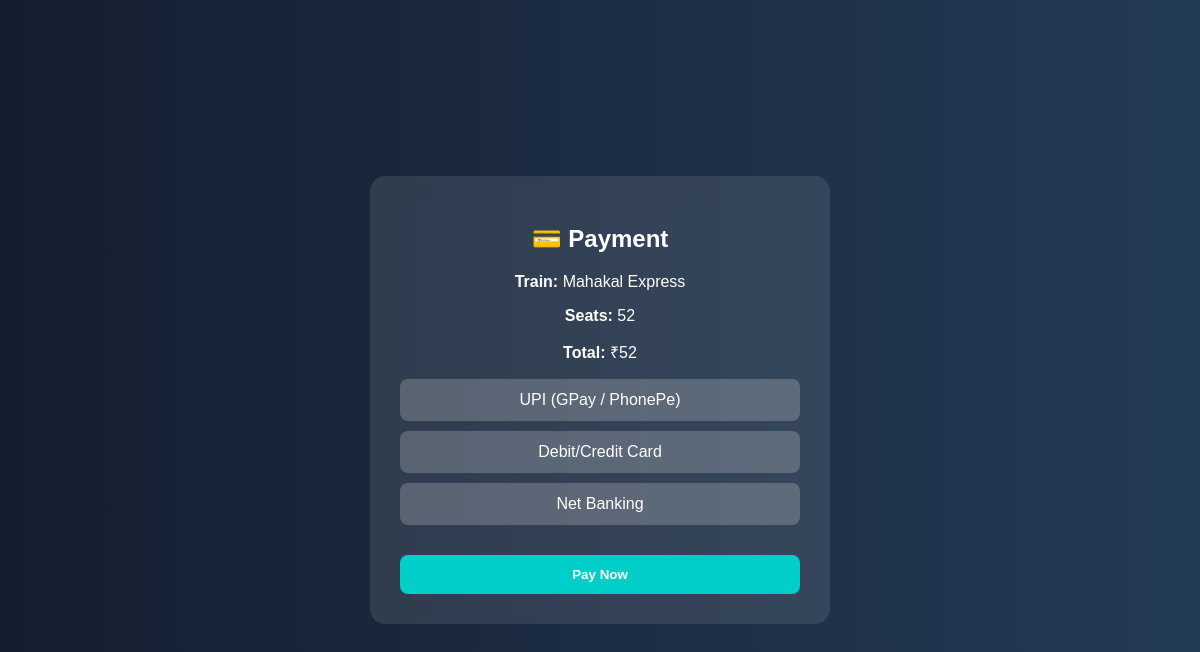
Screenshot of /payment/2/ (signed in) with the database file from the repository.
### bookings/models.py (models this page shows, shortened)
class Booking(models.Model):
    user = models.ForeignKey(User, on_delete=models.CASCADE)
    train = models.ForeignKey(Train, on_delete=models.CASCADE)
    seats_booked = models.IntegerField()
    journey_date = models.DateField()
    created_at = models.DateTimeField(auto_now_add=True)
    pnr = models.CharField(max_length=10, unique=True, blank=True)
    payment_status = models.CharField(max_length=20, default="PENDING")  # PENDING or PAID

### trains/models.py (models this page shows, shortened)
class Train(models.Model):
    name = models.CharField(max_length=100)
    number = models.CharField(max_length=10)
    source = models.CharField(max_length=100)
    destination = models.CharField(max_length=100)
    total_seats = models.IntegerField()

### bookings/views.py (the view)
# urls.py: path('payment/<int:booking_id>/', views.payment_page, name='payment_page'),
@login_required
def payment_page(request, booking_id):
    booking = get_object_or_404(Booking, id=booking_id, user=request.user)
    if booking.payment_status == "PAID":
        return redirect(f'/payment-success/{booking.id}/')
    if request.method == "POST":
        booking.payment_status = "PAID"
        booking.save()
        return redirect(f'/payment-success/{booking.id}/')
    return render(request, 'payment.html', {'booking': booking})

### bookings/templates/payment.html (shortened to what this page needs)
<!DOCTYPE html>
<html lang="en">
<head>
</head>
<body>
<div class="card">
    <h2>💳 Payment</h2>
    <p><b>Train:</b> {{ booking.train.name }}</p>
    <p><b>Seats:</b> {{ booking.seats_booked }}</p>
    <p><b>Total:</b> ₹{{ booking.seats_booked|add:"0"|floatformat:0|add:"0"|default:"250" }}</p>
    <form method="POST">
        <div class="option">UPI (GPay / PhonePe)</div>
        <div class="option">Debit/Credit Card</div>
        <div class="option">Net Banking</div>
        <button type="submit">Pay Now</button>
    </form>
</div>
</body>
</html>

### bookings/templates/payment.html (style rules this page uses)
body { margin:0; font-family:Arial, sans-serif; background: linear-gradient(to right,#141e30,#243b55); color:white; display:flex; justify-content:center; align-items:center; height:100vh; }
.card { background: rgba(255,255,255,0.1); padding: 30px; border-radius: 15px; width: 90%; max-width: 400px; text-align: center; backdrop-filter: blur(10px); }
h2 { margin-bottom:20px; }
.option { background: rgba(255,255,255,0.2); padding: 12px; margin: 10px 0; border-radius: 8px; cursor: pointer; transition: 0.2s; }
button { margin-top:20px; width:100%; padding:12px; border:none; border-radius:8px; background:#00cec9; color:white; font-weight:bold; cursor:pointer; transition: 0.3s; }

### rows the page displays
Booking: train.name "Mahakal Express", seats_booked "52", seats_booked|add "52"
